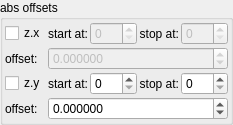
    <widget class="QGroupBox" name="groupBox_3">
     <property name="title">
      <string>abs offsets</string>
     </property>
     <layout class="QVBoxLayout" name="verticalLayout_5" stretch="0">
      <property name="spacing">
       <number>2</number>
      </property>
      <property name="leftMargin">
       <number>2</number>
      </property>
      <property name="topMargin">
       <number>2</number>
      </property>
      <property name="rightMargin">
       <number>2</number>
      </property>
      <property name="bottomMargin">
       <number>2</number>
      </property>
      <item>
       <layout class="QGridLayout" name="gridLayout_10" columnstretch="0,0,0,0,0">
        <property name="spacing">
         <number>2</number>
        </property>
        <item row="2" column="2">
         <widget class="MySpinBox" name="spinboxInt_transf_start_iterations_C">
          <property name="sizePolicy">
           <sizepolicy hsizetype="Minimum" vsizetype="Maximum">
            <horstretch>0</horstretch>
            <verstretch>0</verstretch>
           </sizepolicy>
          </property>
          <property name="maximum">
           <number>999</number>
          </property>
         </widget>
        </item>
        <item row="0" column="2">
         <widget class="MySpinBox" name="spinboxInt_transf_start_iterations_A">
          <property name="enabled">
           <bool>false</bool>
          </property>
          <property name="sizePolicy">
           <sizepolicy hsizetype="Minimum" vsizetype="Maximum">
            <horstretch>0</horstretch>
            <verstretch>0</verstretch>
           </sizepolicy>
          </property>
          <property name="maximum">
           <number>999</number>
          </property>
         </widget>
        </item>
        <item row="2" column="0">
         <widget class="MyCheckBox" name="checkBox_transf_function_enabledy">
          <property name="text">
           <string notr="true">z.y</string>
          </property>
         </widget>
        </item>
        <item row="3" column="0">
         <widget class="QLabel" name="label_38">
          <property name="text">
           <string>offset:</string>
          </property>
         </widget>
        </item>
        <item row="1" column="0">
         <widget class="QLabel" name="label_43">
          <property name="text">
           <string>offset:</string>
          </property>
         </widget>
        </item>
        <item row="0" column="4">
         <widget class="MySpinBox" name="spinboxInt_transf_stop_iterations_A">
          <property name="enabled">
           <bool>false</bool>
          </property>
          <property name="sizePolicy">
           <sizepolicy hsizetype="Minimum" vsizetype="Maximum">
            <horstretch>0</horstretch>
            <verstretch>0</verstretch>
           </sizepolicy>
          </property>
          <property name="maximum">
           <number>999</number>
          </property>
         </widget>
        </item>
        <item row="0" column="0">
         <widget class="MyCheckBox" name="checkBox_transf_function_enabledx_false">
          <property name="text">
           <string notr="true">z.x</string>
          </property>
         </widget>
        </item>
        <item row="2" column="4">
         <widget class="MySpinBox" name="spinboxInt_transf_stop_iterations_C">
          <property name="sizePolicy">
           <sizepolicy hsizetype="Minimum" vsizetype="Maximum">
            <horstretch>0</horstretch>
            <verstretch>0</verstretch>
           </sizepolicy>
          </property>
          <property name="maximum">
           <number>999</number>
          </property>
         </widget>
        </item>
        <item row="0" column="1">
         <widget class="QLabel" name="label_58">
          <property name="layoutDirection">
           <enum>Qt::LeftToRight</enum>
          </property>
          <property name="text">
           <string>start at:</string>
          </property>
          <property name="alignment">
           <set>Qt::AlignRight|Qt::AlignTrailing|Qt::AlignVCenter</set>
          </property>
         </widget>
        </item>
        <item row="0" column="3">
         <widget class="QLabel" name="label_60">
          <property name="text">
           <string>stop at:</string>
          </property>
          <property name="alignment">
           <set>Qt::AlignRight|Qt::AlignTrailing|Qt::AlignVCenter</set>
          </property>
         </widget>
        </item>
        <item row="2" column="1">
         <widget class="QLabel" name="label_61">
          <property name="layoutDirection">
           <enum>Qt::LeftToRight</enum>
          </property>
          <property name="text">
           <string>start at:</string>
          </property>
          <property name="alignment">
           <set>Qt::AlignRight|Qt::AlignTrailing|Qt::AlignVCenter</set>
          </property>
         </widget>
        </item>
        <item row="2" column="3">
         <widget class="QLabel" name="label_62">
          <property name="text">
           <string>stop at:</string>
          </property>
          <property name="alignment">
           <set>Qt::AlignRight|Qt::AlignTrailing|Qt::AlignVCenter</set>
          </property>
         </widget>
        </item>
        <item row="1" column="1" colspan="4">
         <widget class="MyDoubleSpinBox" name="spinbox_transf_offset_0">
          <property name="enabled">
           <bool>false</bool>
          </property>
          <property name="sizePolicy">
           <sizepolicy hsizetype="Minimum" vsizetype="Maximum">
            <horstretch>0</horstretch>
            <verstretch>0</verstretch>
           </sizepolicy>
          </property>
          <property name="prefix">
           <string/>
          </property>
          <property name="suffix">
           <string/>
          </property>
          <property name="decimals">
           <number>6</number>
          </property>
          <property name="minimum">
           <double>-99.989999999999995</double>
          </property>
          <property name="maximum">
           <double>99.989999999999995</double>
          </property>
          <property name="singleStep">
           <double>0.100000000000000</double>
          </property>
         </widget>
        </item>
        <item row="3" column="1" colspan="4">
         <widget class="MyDoubleSpinBox" name="spinbox_transf_offset_05">
          <property name="sizePolicy">
           <sizepolicy hsizetype="Minimum" vsizetype="Maximum">
            <horstretch>0</horstretch>
            <verstretch>0</verstretch>
           </sizepolicy>
          </property>
          <property name="prefix">
           <string/>
          </property>
          <property name="suffix">
           <string/>
          </property>
          <property name="decimals">
           <number>6</number>
          </property>
          <property name="minimum">
           <double>-99.989999999999995</double>
          </property>
          <property name="maximum">
           <double>99.989999999999995</double>
          </property>
          <property name="singleStep">
           <double>0.100000000000000</double>
          </property>
         </widget>
        </item>
       </layout>
      </item>
     </layout>
    </widget>
